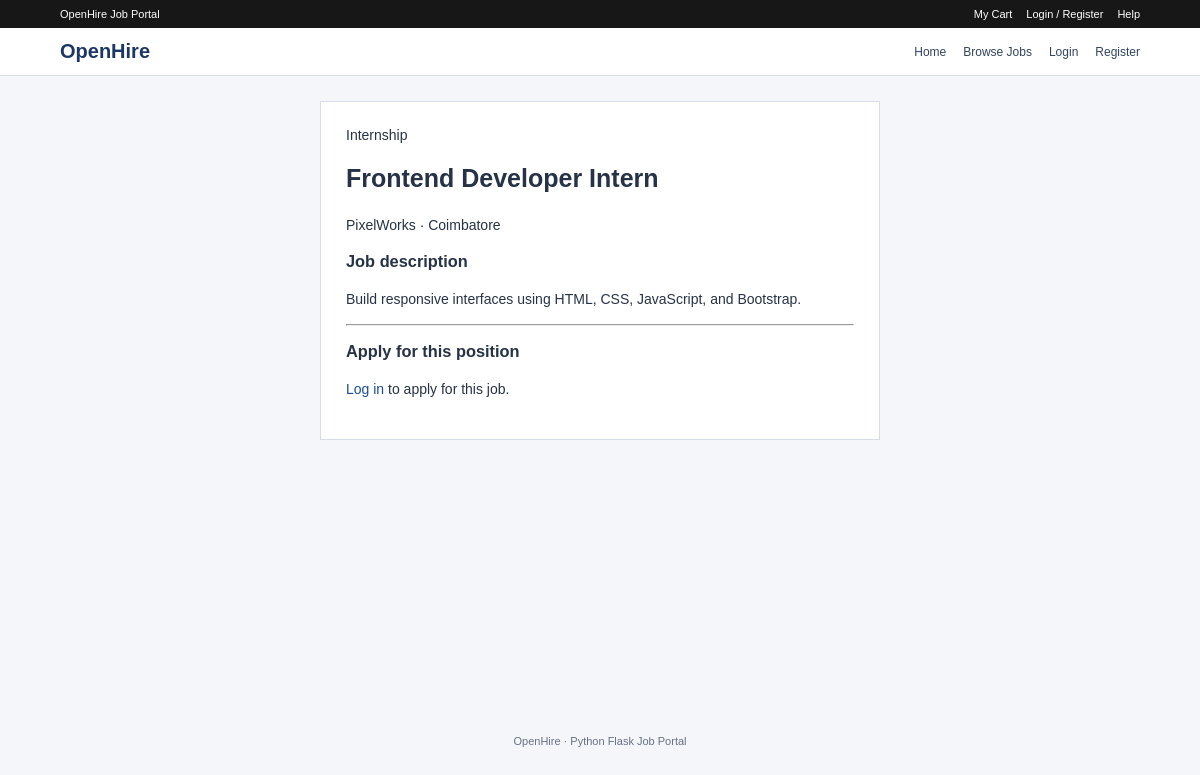
The app's page /jobs/2 with its own data.
### tables this page shows
CREATE TABLE jobs (
                id INTEGER PRIMARY KEY AUTOINCREMENT,
                title TEXT NOT NULL,
                company TEXT NOT NULL,
                location TEXT NOT NULL,
                job_type TEXT NOT NULL,
                description TEXT NOT NULL,
                posted_by INTEGER,
                FOREIGN KEY(posted_by) REFERENCES users(id)
            );

### app.py (the view)
@app.route("/jobs/<int:job_id>")
def job_detail(job_id):
    with get_db() as db:
        job = db.execute("SELECT * FROM jobs WHERE id = ?", (job_id,)).fetchone()
    if not job:
        flash("Job not found.")
        return redirect(url_for("index"))
    return render_template("job_detail.html", job=job)

### app.py (called while the page is built)
def get_db():
    conn = sqlite3.connect(DB_PATH)
    conn.row_factory = sqlite3.Row
    return conn

### templates/job_detail.html (shortened to what this page needs)
{% extends "base.html" %}
{% block content %}
<article class="detail-card">
  <span class="tag">{{ job.job_type }}</span>
  <h1>{{ job.title }}</h1>
  <p class="muted">{{ job.company }} · {{ job.location }}</p>
  <h3>Job description</h3>
  <p class="description">{{ job.description }}</p>
  <hr>
  <h3>Apply for this position</h3>
  {% if session.get('user_id') %}
  <form method="post" action="{{ url_for('apply', job_id=job.id) }}">
    <label>Application message</label>
    <textarea name="message" rows="4" placeholder="Briefly introduce yourself..." required></textarea>
    <button type="submit">Submit application</button>
  </form>
  {% else %}
  <p><a href="{{ url_for('login') }}">Log in</a> to apply for this job.</p>
  {% endif %}
</article>
{% endblock %}

### static/style.css (style rules this page uses)
* { box-sizing:border-box }
body { margin:0;background:#f4f6fa;color:#263246;font:14px Arial,sans-serif }
a { text-decoration:none;color:#174c9b }
.form-card,.detail-card { max-width:560px;margin:25px auto;background:#fff;border:1px solid #d6dce5;padding:25px }
.detail-card h1 { font-size:25px }
.detail-card p { line-height:1.6 }

### records on screen
jobs: job_type "Internship", title "Frontend Developer Intern", company "PixelWorks", location "Coimbatore", description "Build responsive interfaces using HTML, CSS, JavaScript, and Bootstrap."
